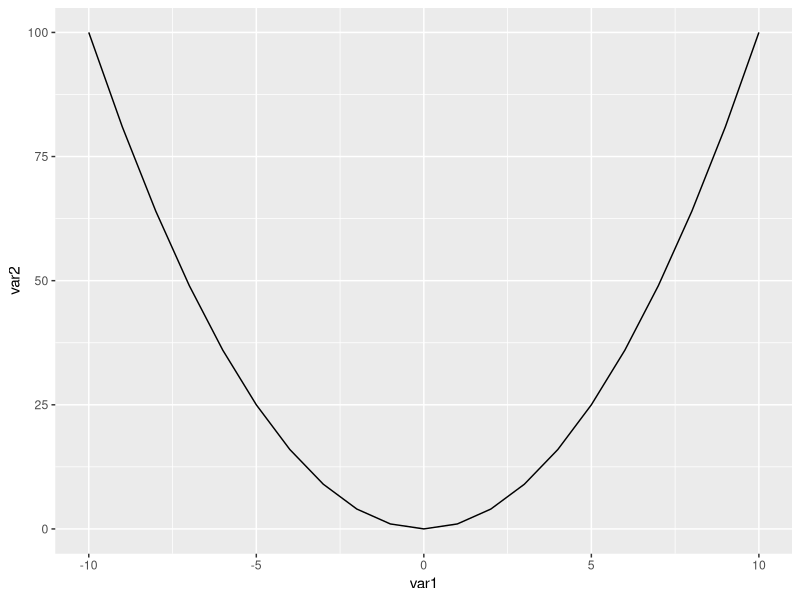
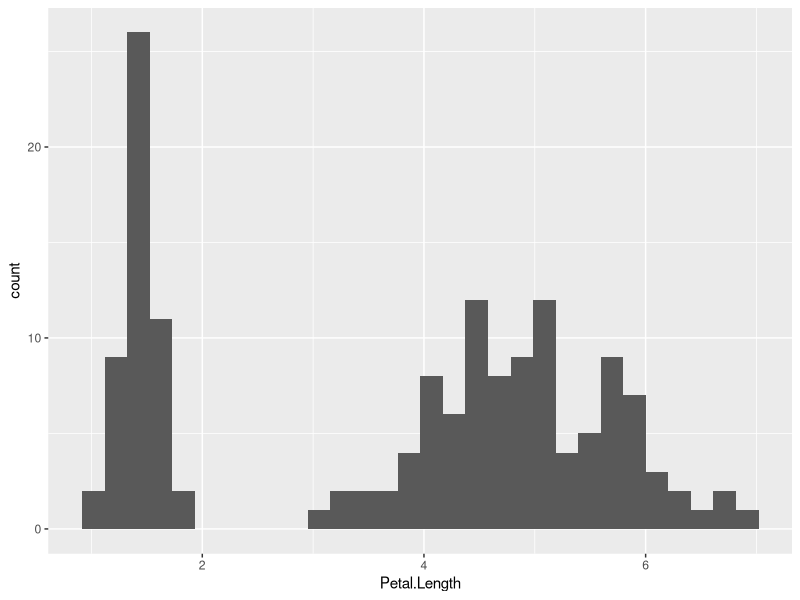
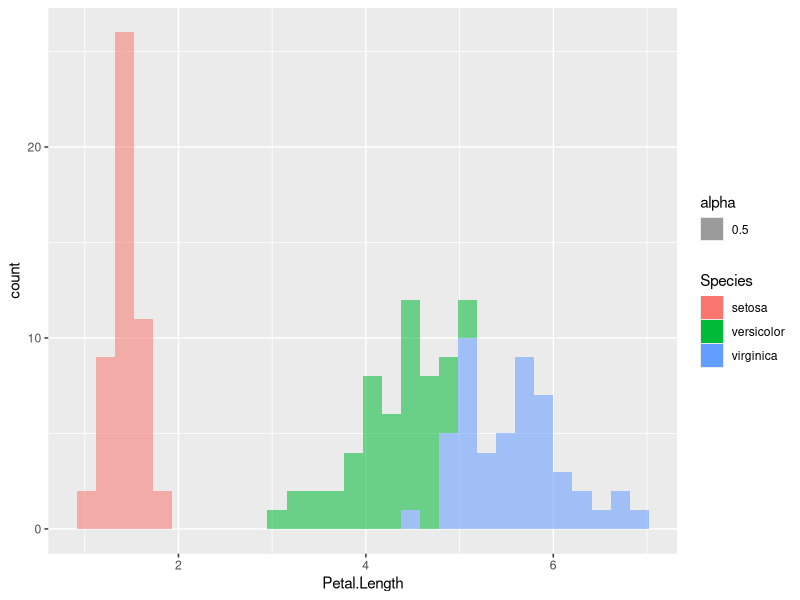
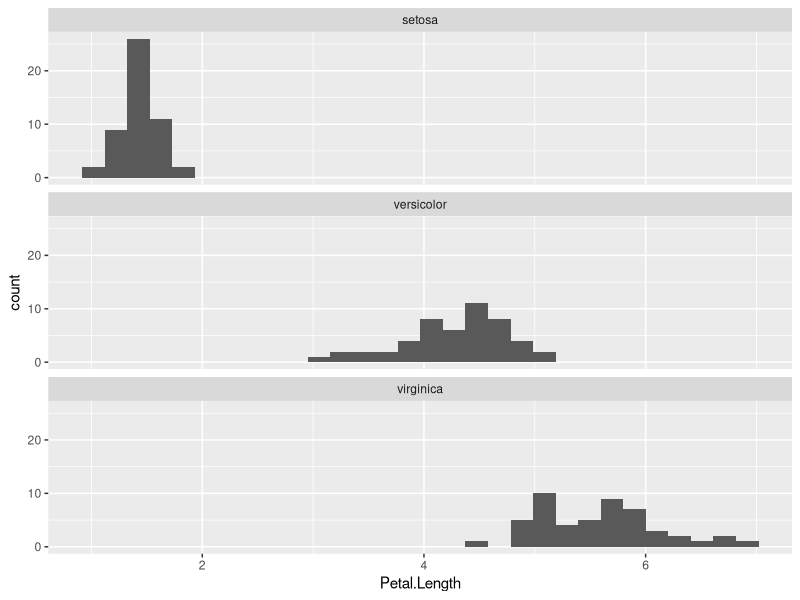
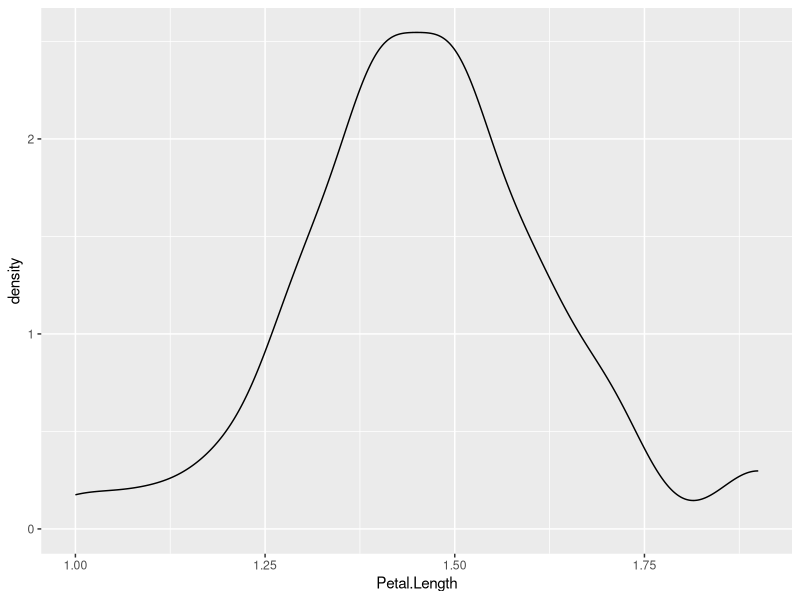
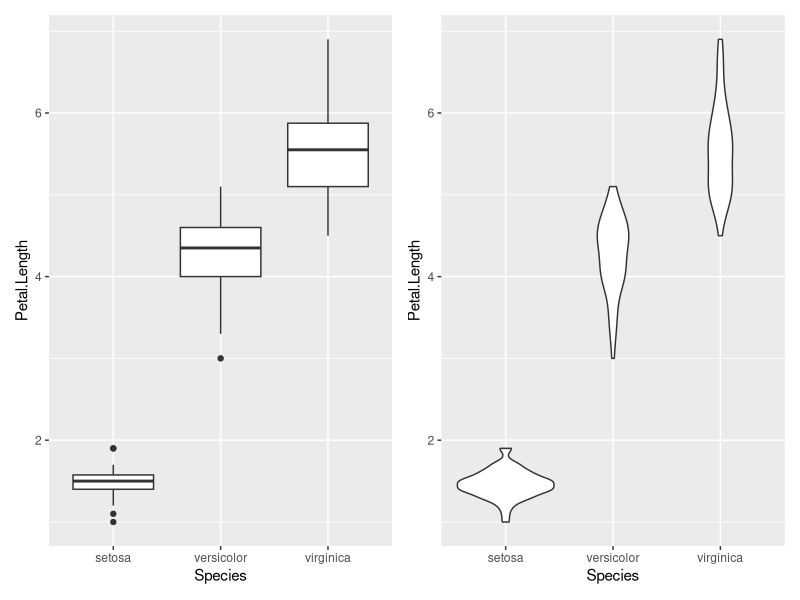
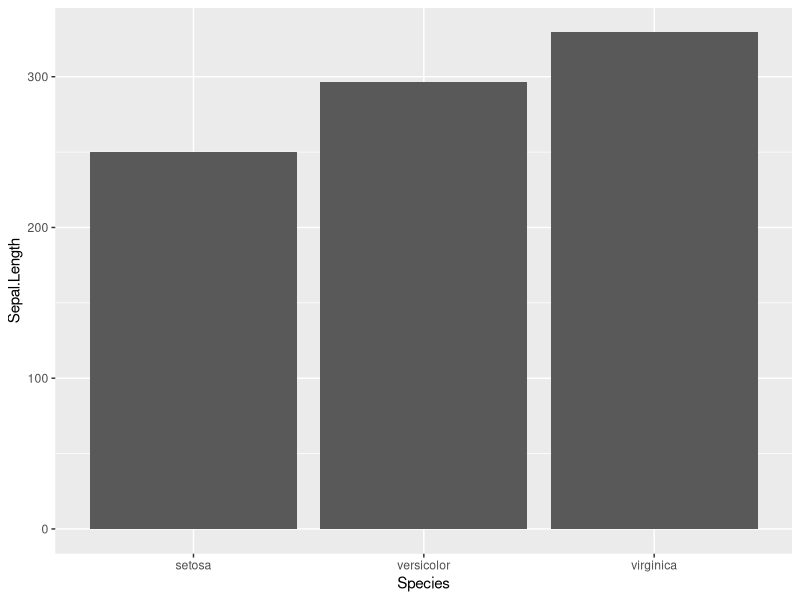
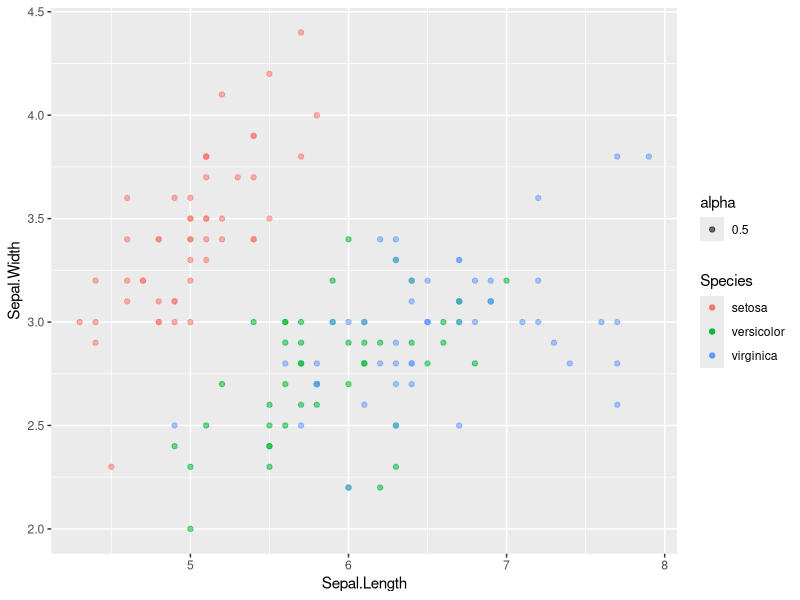

Source code (R) for these figures, in order:
## ---- chunk 1
library(tidyverse)
library(ggplot2)
library(patchwork)
## ---- chunk 2
# Primero generamos una set de datos
data <- tibble(var1 = -10:10, var2 = var1 ^ 2)

# Luego creeamos el gráfico
grafico1 <- ggplot(data) +
  aes(x = var1, y = var2) +
  geom_line()

# Finalmente dibujamos el gráfico creado
grafico1
## ---- chunk 3
# Primero generamos una set de datos
data <- iris
#data <- filter(iris, Species == "setosa")

# Luego creeamos el gráfico
grafico1 <- ggplot(data) +
  aes(x = Petal.Length) +
  geom_histogram()

# Finalmente dibujamos el gráfico creado
grafico1
## ---- chunk 4
# Primero generamos una set de datos
data <- iris

# Luego creeamos el gráfico
grafico1 <- ggplot(data) +
  aes(x = Petal.Length, fill = Species, alpha = 0.5) +
  geom_histogram()

# Finalmente dibujamos el gráfico creado
grafico1
## ---- chunk 5
# Primero generamos una set de datos
data <- iris

# Luego creeamos el gráfico
grafico1 <- ggplot(data) +
  aes(x = Petal.Length) +
  geom_histogram() + 
  facet_wrap(vars(Species), dir = "v") # facet repite el gráfico separando los datos de acuerdo a la variable indicada

# Finalmente dibujamos el gráfico creado
grafico1
## ---- chunk 6
# Primero generamos una set de datos
data <- filter(iris, Species == "setosa")

# Luego creeamos el gráfico
grafico1 <- ggplot(data) +
  aes(x = Petal.Length) +
  geom_density()

# Finalmente dibujamos el gráfico creado
grafico1
## ---- chunk 7
# Primero generamos una set de datos
data <- iris

# Luego creeamos el gráfico
grafico1 <- ggplot(data) +
  aes(y = Petal.Length, x = Species) +
  geom_boxplot()# +
#  geom_jitter()

grafico2 <- ggplot(data) +
  aes(y = Petal.Length, x = Species) +
  geom_violin()# +
#  geom_jitter()

# Finalmente dibujamos el gráfico creado
grafico1 + grafico2
## ---- chunk 8
# Primero generamos una set de datos
data <- iris

# Luego creeamos el gráfico
grafico1 <- ggplot(data) +
  aes(x = Species, y = Sepal.Length) +
    geom_col()

# Finalmente dibujamos el gráfico creado
grafico1
## ---- chunk 9
# Primero generamos una set de datos
data <- iris

# Luego creeamos el gráfico
grafico1 <- ggplot(data) +
  aes(x = Sepal.Length, y = Sepal.Width, color = Species, alpha = 0.5) +
    geom_point()# +
#    geom_smooth(method=lm, se=FALSE)
# Finalmente dibujamos el gráfico creado
grafico1
## ---- chunk 10
# Primero generamos una set de datos
data <- iris

# Luego creeamos el gráfico
grafico1 <- ggplot(data) +
  aes(x = Sepal.Length, y = Sepal.Width, color = Species) +
    geom_line()
# Finalmente dibujamos el gráfico creado
grafico1
## ---- chunk 11
# Primero generamos una set de datos
data <- iris

# Luego creeamos el gráfico
grafico1 <- ggplot(data) +
  aes(x = Sepal.Length, y = Sepal.Width, color = Species) +
    geom_line() + 
    coord_polar(theta = "x")
# Finalmente dibujamos el gráfico creado
grafico1
## ---- chunk 12
library(GGally)
ggpairs(iris, aes(color = Species, alpha = 0.5))
  
